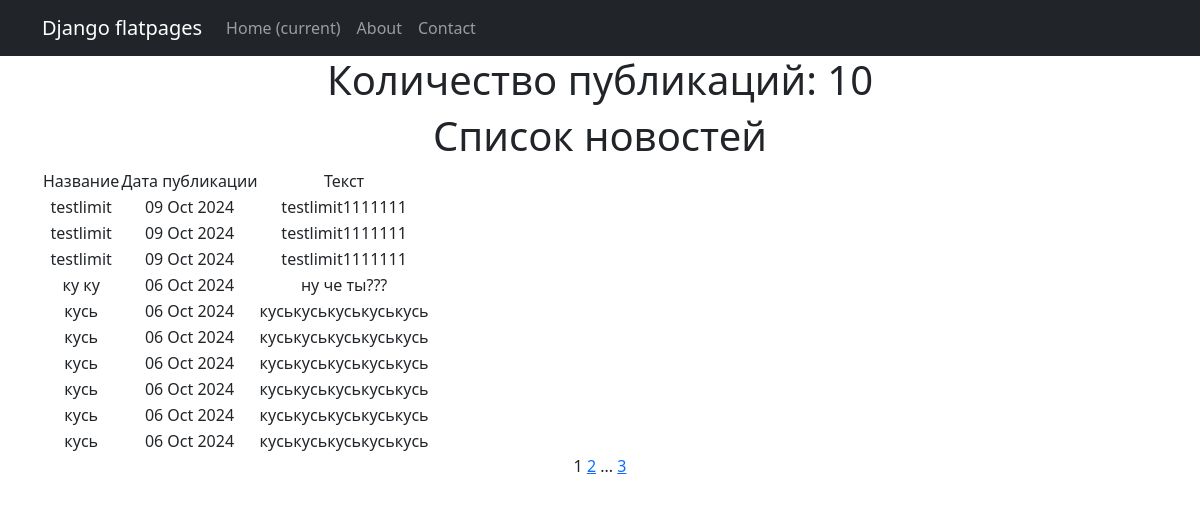
/post/, run on an earlier commit of the app's database.
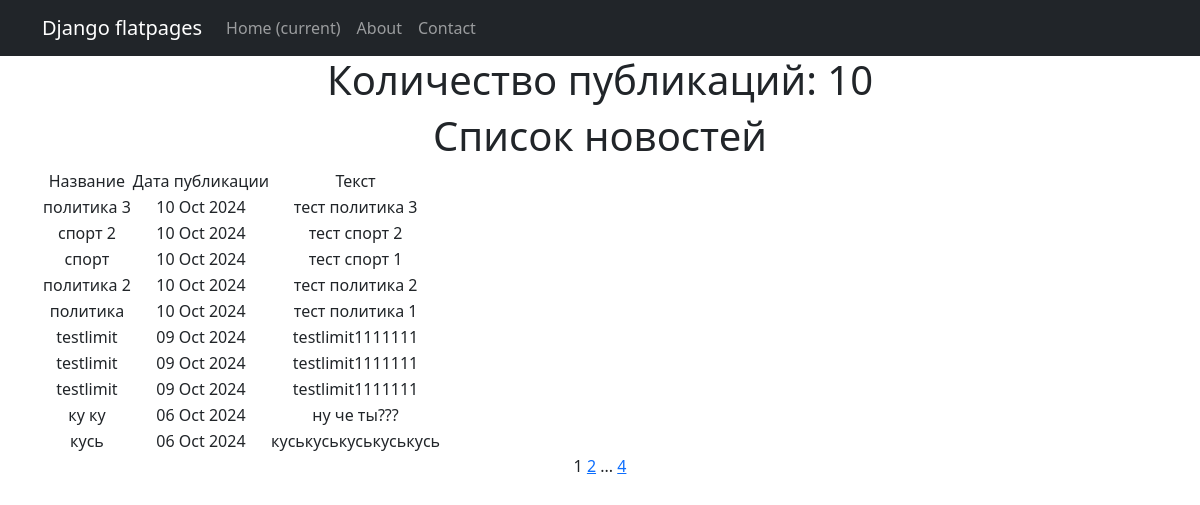
And on a later commit of the database.
### news/models.py (models this page shows, shortened)
class Post(models.Model):
    article = 'AR'
    news = 'NE'
    POSITIONS = [
        (article, 'Статья'),
        (news, 'Новость')
    ]
    author = models.ForeignKey(Author, on_delete=models.CASCADE)
    post_type = models.CharField(max_length=2, choices=POSITIONS, default=news)
    time_post = models.DateTimeField(auto_now_add=True)
    category = models.ManyToManyField(Category, through='PostCategory')
    title = models.CharField(max_length=255)
    text = models.TextField()
    rating = models.IntegerField(default=0)

### news/views.py (the view)
# urls.py: path('', PostsList.as_view(), name='post_list'),
class PostsList(ListView):
    model = Post
    ordering = '-time_post'
    context_object_name = 'posts'
    paginate_by = 10
    def get_queryset(self):
        queryset = super().get_queryset()
        self.filterset = PostFilter(self.request.GET, queryset)
        return self.filterset.qs
    def get_context_data(self, **kwargs):
        context = super().get_context_data(**kwargs)
        context['filterset'] = self.filterset
        return context
    def get_template_names(self):
        if self.request.path == '/post/search/':
            return 'flatpages/post_search.html'
        return 'flatpages/posts.html'

### templates/flatpages/posts.html (shortened to what this page needs)
{% extends 'flatpages/default.html' %}
{% load custom_filters %}
{% block content %}
    <h1>Количество публикаций: {{ posts|length }} </h1>
    <h1>Список новостей</h1>
        {% if posts %}
        <table>
            <tr>
                <td>Название</td>
                <td>Дата публикации</td>
                <td>Текст</td>
            </tr>
            {% for post in posts %}
            <tr>
                <td>{{ post.title }}</td>
                <td>{{ post.time_post|date:'d M Y' }}</td>
                <td>{{ post.text|truncatechars:20 }}</td>
            </tr>
            {% endfor %}
        </table>
        {% else %}
        <h2>Новостей нет! =( </h2>
        {% endif %}
   {{ page_obj.number }}
   {% if page_obj.has_next %}
       <a href="?page={{ page_obj.next_page_number }}">{{ page_obj.next_page_number }}</a>
       {% if paginator.num_pages != page_obj.next_page_number %}
           ...
           <a href="?page={{ page_obj.paginator.num_pages }}">{{ page_obj.paginator.num_pages }}</a>
       {% endif %}
   {% endif %}
{% endblock content %}

What changed in the data, as far as the page shows it:
no longer on this page (row unchanged): Post: title "кусь", time_post "06 Oct 2024", text "куськуськуськуськусь"
no longer on this page (row unchanged): Post: title "кусь", time_post "06 Oct 2024", text "куськуськуськуськусь"
no longer on this page (row unchanged): Post: title "кусь", time_post "06 Oct 2024", text "куськуськуськуськусь"
no longer on this page (row unchanged): Post: title "кусь", time_post "06 Oct 2024", text "куськуськуськуськусь"
no longer on this page (row unchanged): Post: title "кусь", time_post "06 Oct 2024", text "куськуськуськуськусь"
added Post: title "политика 3", time_post "10 Oct 2024", text "тест политика 3"
added Post: title "спорт 2", time_post "10 Oct 2024", text "тест спорт 2"
added Post: title "спорт", time_post "10 Oct 2024", text "тест спорт 1"
added Post: title "политика 2", time_post "10 Oct 2024", text "тест политика 2"
added Post: title "политика", time_post "10 Oct 2024", text "тест политика 1"
Also different on the page:
{{ page_obj.paginator.num_pages }}: "3" → "4"
